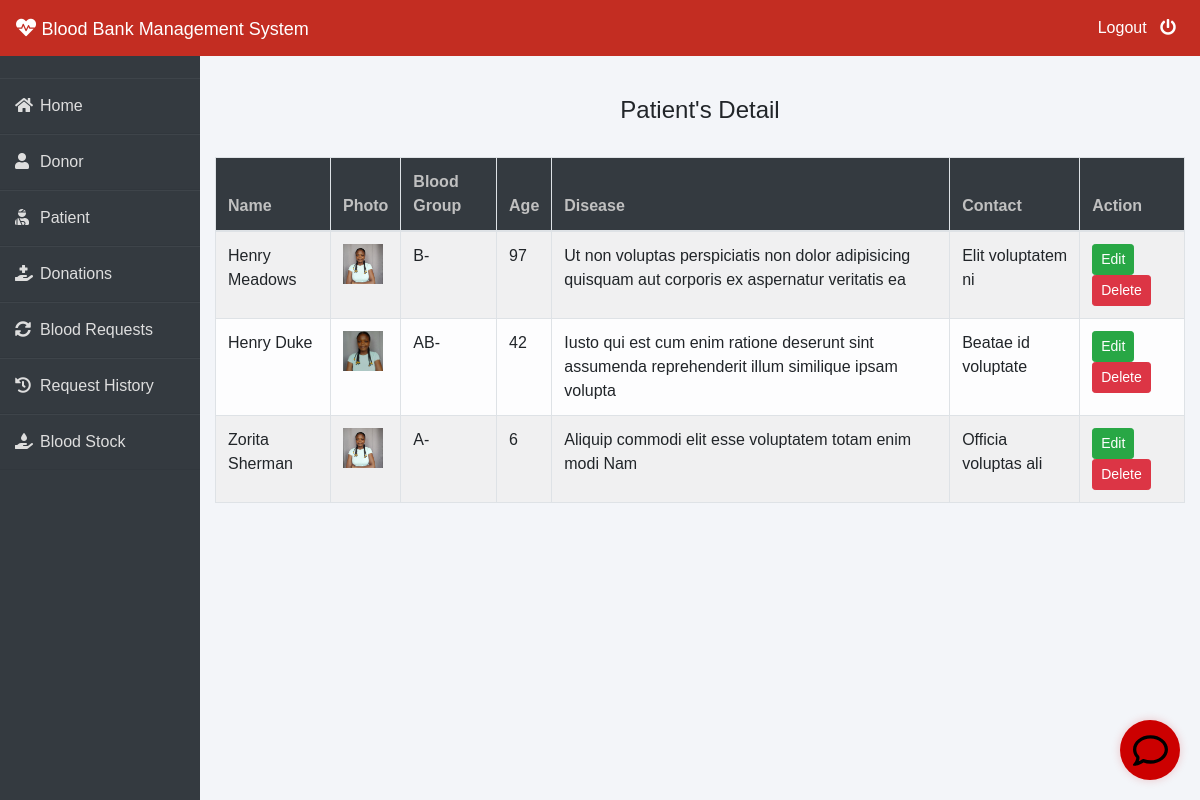
/admin-patient (signed in), run on the app's committed database.
### patient/models.py (models this page shows, shortened)
class Patient(models.Model):
    user=models.OneToOneField(User,on_delete=models.CASCADE)
    profile_pic= models.ImageField(upload_to='profile_pic/Patient/',null=True,blank=True)
    age=models.PositiveIntegerField()
    bloodgroup=models.CharField(max_length=10)
    disease=models.CharField(max_length=100)
    doctorname=models.CharField(max_length=50)
    address = models.CharField(max_length=40)
    mobile = models.CharField(max_length=20,null=False)
    @property
    def get_name(self):
        return self.user.first_name+" "+self.user.last_name

### blood/views.py (the view)
# urls.py: path('admin-patient', views.admin_patient_view,name='admin-patient'),
@login_required(login_url='adminlogin')
def admin_patient_view(request):
    patients=pmodels.Patient.objects.all()
    return render(request,'blood/admin_patient.html',{'patients':patients})

### templates/blood/admin_patient.html
{% extends 'blood/adminbase.html' %}
{% block content %}
{% load widget_tweaks %}
{%load static%}
<br><br>
<div class="container">
    <H4 class="text-center">Patient's Detail</H4><br>
    <table class="table table-light table-hover table-bordered table-striped">
        <thead class="bg-dark">
            <tr>
                <th scope="col" style="color: rgb(192, 192, 192);">Name</th>
                <th scope="col" style="color: rgb(192, 192, 192);">Photo</th>
                <th scope="col" style="color: rgb(192, 192, 192);">Blood Group</th>
                <th scope="col" style="color: rgb(192, 192, 192);">Age</th>
                <th scope="col" style="color: rgb(192, 192, 192);">Disease</th>
                <th scope="col" style="color: rgb(192, 192, 192);">Contact</th>
                <th style="color: rgb(192, 192, 192);">Action</th>
            </tr>
        </thead>
        <tbody>
            {% for t in patients %}
            <tr>
                <td> {{t.get_name}}</td>
                <td> <img src="{% static t.profile_pic.url %}" alt="Profile Pic" height="40px" width="40px" /></td>
                <td>{{t.bloodgroup}}</td>
                <td>{{t.age}}</td>
                <td>{{t.disease}}</td>
                <td>{{t.mobile}}</td>
                <td>
                    <button class="btn btn-success btn-sm"><a  style="text-decoration: none;color: white;" href="{% url 'update-patient' t.id  %}">Edit</a> </button>
                    <button class="btn btn-danger btn-sm"><a  style="text-decoration: none;color: white;" href="{% url 'delete-patient' t.id  %}">Delete</a> </button>
                </td>
            </tr>
            {% endfor %}
        </tbody>
    </table>
</div>
{% endblock content %}

### templates/blood/adminbase.html (style rules this page uses)
* { margin: 0; padding: 0; box-sizing: border-box; list-style: none; text-decoration: none; font-family: 'Josefin Sans', sans-serif; }
body { background-color: #f3f5f9; }

### templates/blood/chat_widget.html (style rules this page uses)
:root { --chat-icon-size: 60px; --chat-icon-bg-color: #cc0000; --chat-icon-shadow: rgba(204, 0, 0, 0.2); --chat-container-width: 360px; --chat-header-bg-color: #cc0000; --chat-header-color: white; --chat-messages-bg-color: #f0f0f0; --chat-input-border-color: #ddd; --chat-send-button-bg-color: #cc0000; --chat-send-button-hover-bg-color: #b30000; --typing-indicator-color: #ccc; }

### data on the page
Patient: get_name "Henry Meadows", profile_pic (picture), bloodgroup "B-", age "97", disease "Ut non voluptas perspiciatis non dolor adipisicing quisquam aut corporis ex aspernatur veritatis ea", mobile "Elit voluptatem ni"
Patient: get_name "Henry Duke", profile_pic (picture), bloodgroup "AB-", age "42", disease "Iusto qui est cum enim ratione deserunt sint assumenda reprehenderit illum similique ipsam volupta", mobile "Beatae id voluptate"
Patient: get_name "Zorita Sherman", profile_pic (picture), bloodgroup "A-", age "6", disease "Aliquip commodi elit esse voluptatem totam enim modi Nam", mobile "Officia voluptas ali"
